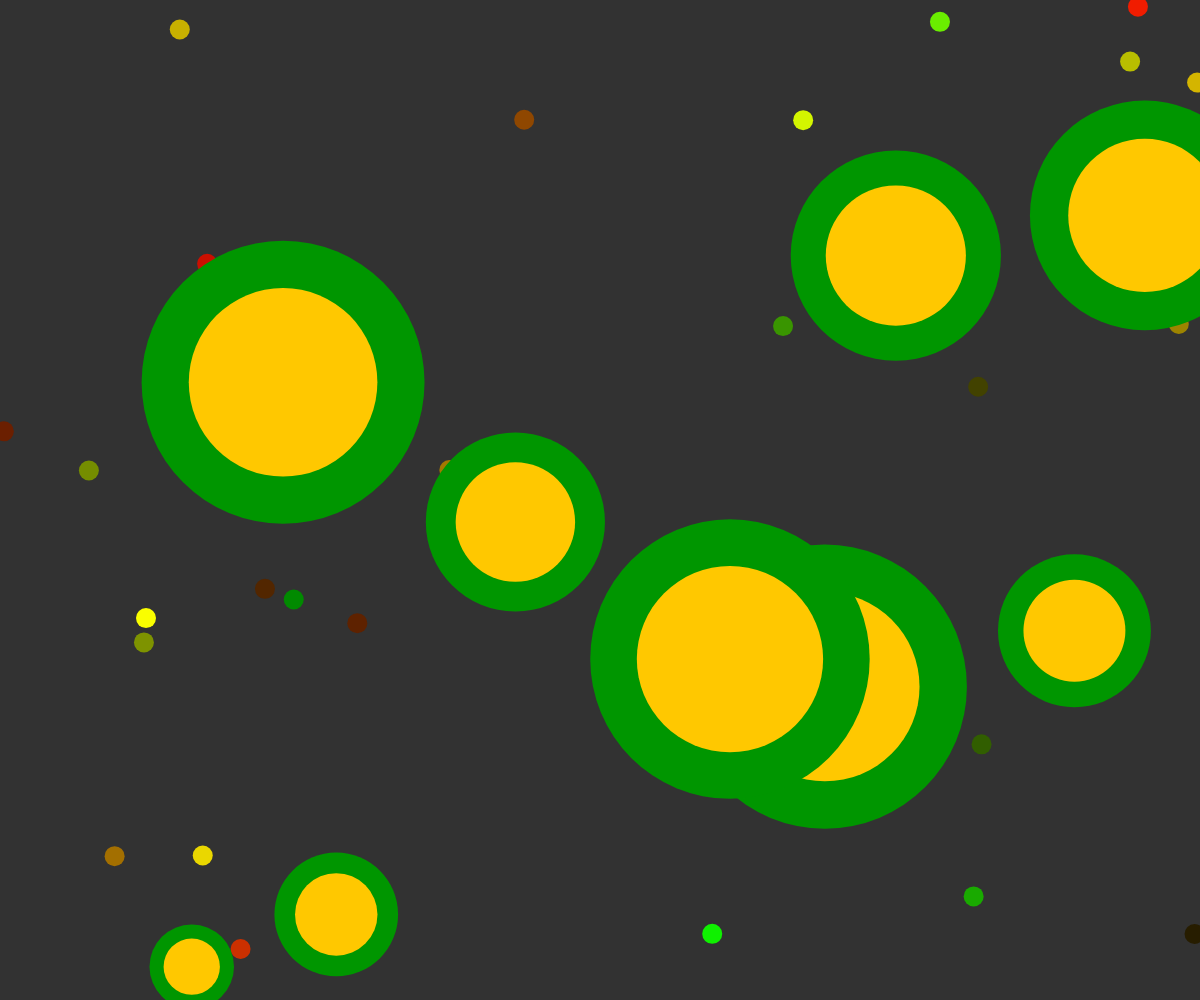
Frame 1 (no input)
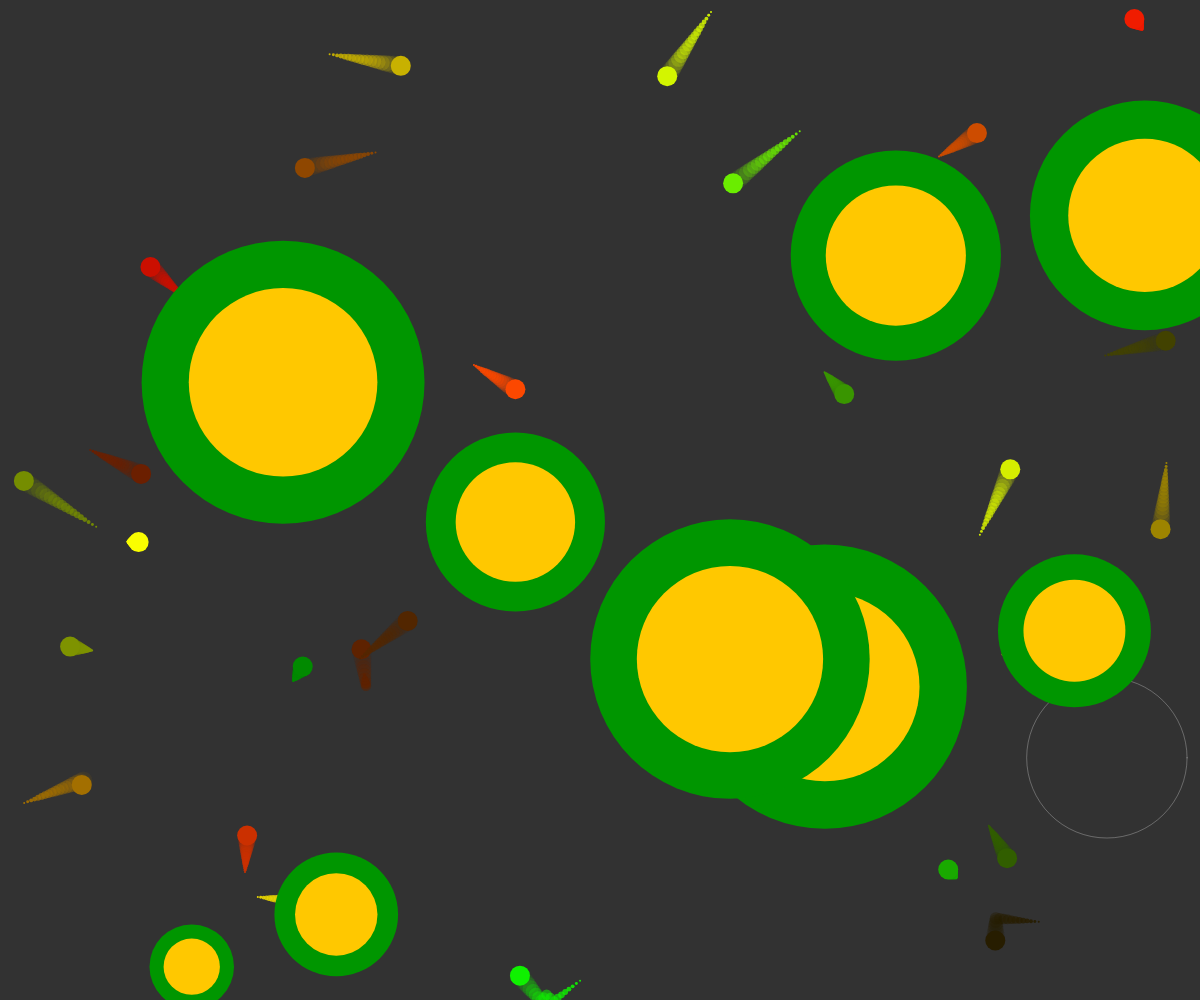
Frame 60 (no input)
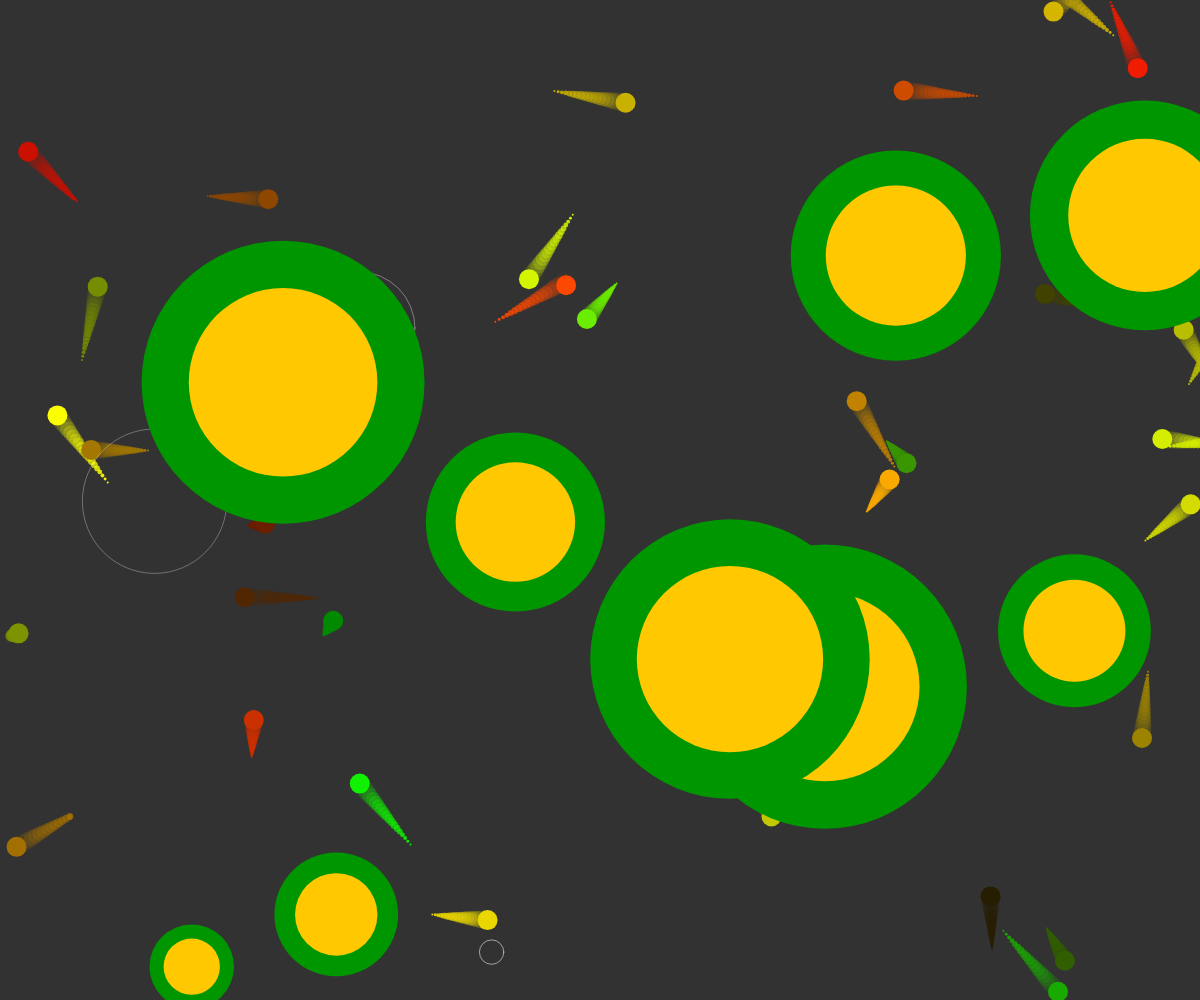
Frame 120 (the mouse pressed at the canvas centre since frame 60)

The p5.js sketch that drew these frames (run headless with seeded random() and noise() and a simulated clock; from frame 60 on, the mouse is pressed at the canvas centre):

// p5.js sketch
// ── sketch.js
let numFish = 35;
let fishes = [];
let ripples = [];
let numLotus = 10;
let lotuses = [];

function setup() {
  createCanvas(windowWidth, windowHeight);

  for (let i = 0; i < numFish; i++) {
    let fish = {
      x: random(width),
      y: random(height),
      speedX: random(-4, 4),
      speedY: random(-4, 4),
      fishSize: 20,
      trailLength: 20,
      trail: [],
      color: generateRandomColor()
    };
    fishes.push(fish);
  }

  for (let i = 0; i < numLotus; i++) {
    let lotus = {
      x: random(width),
      y: random(height),
      size: random(50, 200)
    };
    lotuses.push(lotus);
  }
}

function draw() {
  background(50);

  for (let i = 0; i < numFish; i++) {
    let fish = fishes[i];

    fish.x += fish.speedX;
    fish.y += fish.speedY;

    if (fish.x < 0 || fish.x > width) {
      fish.speedX *= -1;
    }
    if (fish.y < 0 || fish.y > height) {
      fish.speedY *= -1;
    }

    fish.trail.push({ x: fish.x, y: fish.y });

    if (fish.trail.length > fish.trailLength) {
      fish.trail.shift();
    }

    drawFish(fish.x, fish.y, fish.fishSize, fish.trail, fish.color);
    

    if (random() < 0.01) {
      fish.speedX = random(-4, 4);
      fish.speedY = random(-4, 4);
    }
  }

  if (random() < 0.05) {
    let randomX = random(width);
    let randomY = random(height);
    createRipples(randomX, randomY);
  }

  for (let i = ripples.length - 1; i >= 0; i--) {
    let ripple = ripples[i];
    ripple.radius += 2;
    ripple.alpha -= 4;

    if (ripple.alpha <= 0) {
      ripples.splice(i, 1);
      continue;
    }

    drawRipple(ripple.x, ripple.y, ripple.radius, ripple.alpha);
  }

  for (let i = 0; i < numLotus; i++) {
    let lotus = lotuses[i];
    drawLotus(lotus.x, lotus.y, lotus.size);
  }
}

function createRipples(x, y) {
  let ripple = {
    x: x,
    y: y,
    radius: 0.1,
    alpha: 150
  };
  ripples.push(ripple);
}

function drawFish(x, y, fishSize, trail, color) {
  for (let i = 0; i < trail.length - 1; i++) {
    let point = trail[i];
    let size = map(i, 0, trail.length - 1, 2, fishSize);
    let alpha = map(i, 0, trail.length - 1, 255, 0);

    fill(red(color), green(color), blue(color), alpha);
    noStroke();
    ellipse(point.x, point.y, size, size);
  }

  fill(red(color), green(color), blue(color));
  noStroke();
  ellipse(x, y, fishSize, fishSize);
}

function drawRipple(x, y, radius, alpha) {
  noFill();
  stroke(255, alpha);
  let rippleRadius = radius * 4;
  ellipse(x, y, rippleRadius, rippleRadius);
}

function drawLotus(x, y, size) {
  fill(0, 150, 0);
  noStroke();
  let leafSize = size * 1.5;
  ellipse(x, y, leafSize, leafSize);

  fill(255, 200, 0);
  noStroke();
  let petalSize = size;
  ellipse(x, y, petalSize, petalSize);
}

function mouseMoved() {
  for (let i = 0; i < numFish; i++) {
    let fish = fishes[i];
    let dx = mouseX - fish.x;
    let dy = mouseY - fish.y;
    let distance = dist(fish.x, fish.y, mouseX, mouseY);

    if (distance < 200) {
      let angle = atan2(dy, dx);
      let speed = map(distance, 0, 200, 5, 0);
      let currentSpeed = sqrt(fish.speedX * fish.speedX + fish.speedY * fish.speedY);
      fish.speedX = -cos(angle) * currentSpeed;
      fish.speedY = -sin(angle) * currentSpeed;
    }
  }
}

function generateRandomColor() {
  let r = random(255);
  let g = random(0, 255);
  let b = random(0, 0);
  return color(r, g, b);
}
